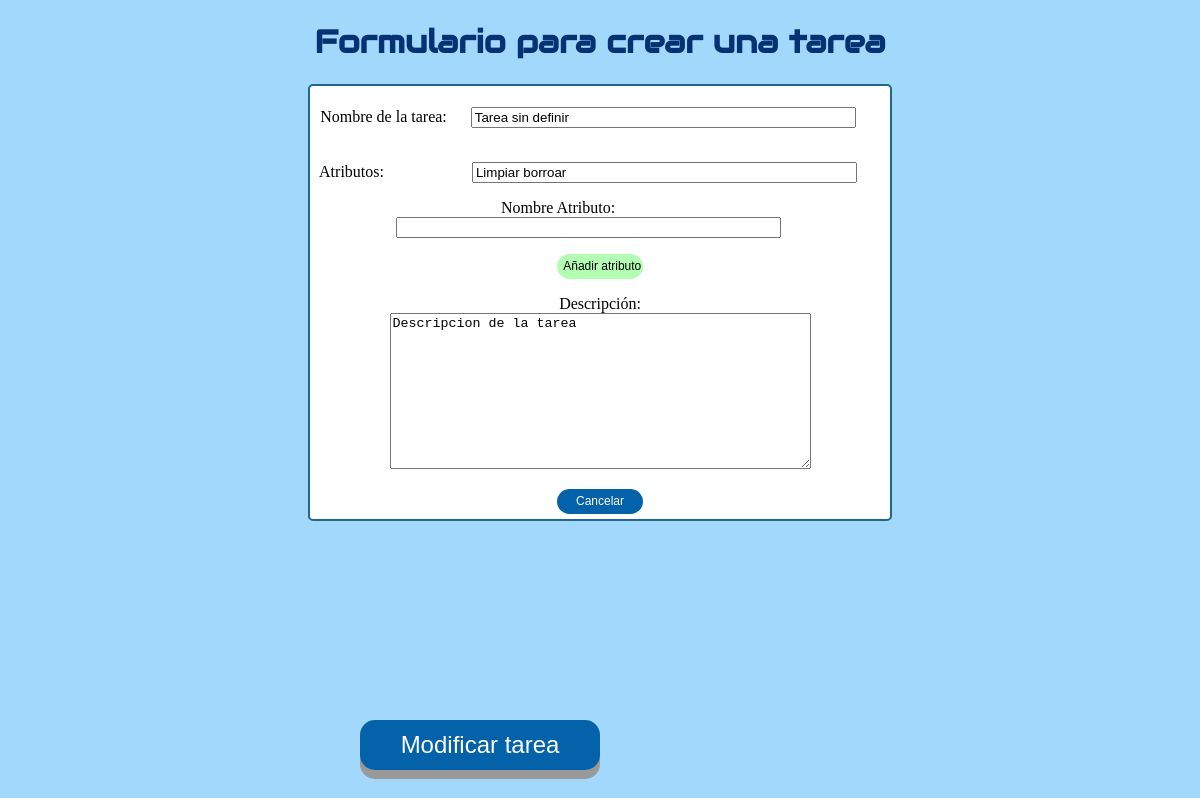
/update/2, run on an earlier commit of the app's database.
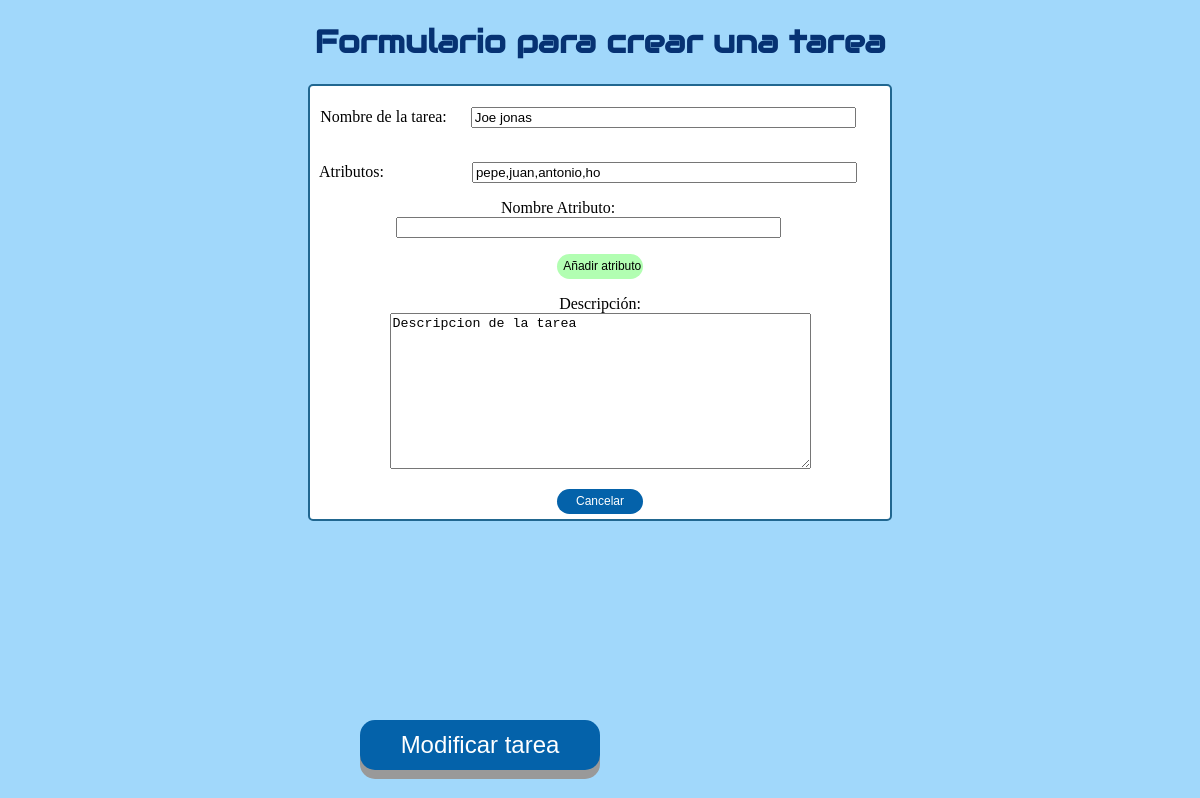
And on a later commit of the database.
### app.py (models this page shows)
class Todo(db.Model):
    id = db.Column(db.Integer, primary_key=True)
    content = db.Column(db.String(200), nullable=False)
    completed = db.Column(db.Integer, default=0)
    priority = db.Column(db.Integer, default=0)         # Nueva tabla
    descripcion = db.Column(db.String(200))             # Descripcion
    atributos = db.Column(db.String(800))               # Atributos

### app.py (the view)
@app.route('/update/<int:id>', methods=['POST','GET'])      # Redireccion a formulario tareas
def update_tarea(id):
    task = Todo.query.get_or_404(id)
    if request.method == 'POST':
        try:
            task.content = request.form['nombre']
            task.descripcion = request.form['descripcion']
            task.atributos = request.form['atributos']
            db.session.commit()
            return redirect('/Interfaz_tecnico.html')
        except:
            return "There was an issue when updating the task " + id
    else:
        return render_template('interfaz_tareas.html', task=task)

### templates/interfaz_tareas.html (shortened to what this page needs)
{% extends 'base.html' %}
    {% block body %}
<body>
    <center>
        <h1 class="principal"> Formulario para crear una tarea</h1>
        <div class="acceso">
            <form method="post">
                <p>
                    Nombre de la tarea:&nbsp;&nbsp;&nbsp;&nbsp;&nbsp;
                    <input type="text" name="nombre" size="45" value="{{ task.content }}">
                </p>
                <p>
                    Atributos:&nbsp;&nbsp;&nbsp; &nbsp;&nbsp;&nbsp;&nbsp;&nbsp; &nbsp;&nbsp;&nbsp;&nbsp;&nbsp; &nbsp;&nbsp;&nbsp;&nbsp;&nbsp;
                    <input type="text" name="atributos" id="atributos" size="45"value="{{ task.atributos }}">  &nbsp;&nbsp;&nbsp;&nbsp;&nbsp;
                </p>
                <p>
                    Nombre Atributo:&nbsp;&nbsp;&nbsp; &nbsp;&nbsp;&nbsp;&nbsp;&nbsp; &nbsp;&nbsp;&nbsp;&nbsp;&nbsp; &nbsp;&nbsp;&nbsp;&nbsp;&nbsp;
                    <input type="text" name="n_atributo" id="n_atributo" size="45" value="">  &nbsp;&nbsp;&nbsp;&nbsp;&nbsp;
                </p>
                <p>
                    <input type="button" class="buttonAnadirTarea2" value="Añadir atributo" onclick="getElementById('atributos').setAttribute('value', getElementById('atributos').getAttribute('value')+','+getElementById('n_atributo').getAttribute('value'))">
                </p>
                <p>
                    Descripción:<br>
                    <textarea name="descripcion" rows="10" cols="50">{{ task.descripcion }}</textarea>
                </p>
                <p>
                    <input type="submit" class="button2" value="Modificar tarea">
                </p>
                <button type="submit" class="buttonAnadirTarea" onClick="window.location.href='Interfaz_tecnico.html';">Cancelar</button>
            </form>
        </div>
    </center>
    {% endblock %}

What changed in the data, as far as the page shows it:
changed Todo "Descripcion de la tarea": nombre "Tarea sin definir" → "Joe jonas"
Also different on the page:
form field atributos: "Limpiar borroar" → "pepe,juan,antonio,ho"
